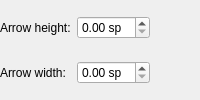
       <widget class="QWidget" name="endLineArrowWidget" native="true">
        <layout class="QGridLayout" name="endLineArrowWidgetLayout">
         <property name="leftMargin"><number>0</number></property>
         <property name="topMargin"><number>0</number></property>
         <property name="rightMargin"><number>0</number></property>
         <property name="bottomMargin"><number>0</number></property>
         <item row="0" column="0"><widget class="QLabel" name="endLineArrowHeightLabel">
          <property name="text"><string>Arrow height:</string></property>
          <property name="buddy"><cstring>endLineArrowHeight</cstring></property>
         </widget></item>
         <item row="0" column="1"><widget class="QDoubleSpinBox" name="endLineArrowHeight">
          <property name="accessibleName"><string>End line arrow height</string></property>
          <property name="suffix"><string> sp</string></property>
          <property name="minimum"><double>0.0</double></property>
          <property name="maximum"><double>99.99</double></property>
          <property name="singleStep"><double>0.1</double></property>
         </widget></item>
         <item row="0" column="2"><widget class="Ms::ResetButton" name="resetEndLineArrowHeight" native="true"/></item>
         <item row="1" column="0"><widget class="QLabel" name="endLineArrowWidthLabel">
          <property name="text"><string>Arrow width:</string></property>
          <property name="buddy"><cstring>endLineArrowWidth</cstring></property>
         </widget></item>
         <item row="1" column="1"><widget class="QDoubleSpinBox" name="endLineArrowWidth">
          <property name="accessibleName"><string>End line arrow width</string></property>
          <property name="suffix"><string> sp</string></property>
          <property name="minimum"><double>0.0</double></property>
          <property name="maximum"><double>99.99</double></property>
          <property name="singleStep"><double>0.1</double></property>
         </widget></item>
         <item row="1" column="2"><widget class="Ms::ResetButton" name="resetEndLineArrowWidth" native="true"/></item>
        </layout>
       </widget>
